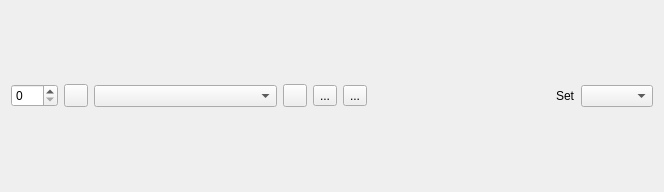
<?xml version="1.0" encoding="UTF-8"?>
<ui version="4.0">
 <class>ConfHeader</class>
 <widget class="QWidget" name="ConfHeader">
  <property name="geometry">
   <rect>
    <x>0</x>
    <y>0</y>
    <width>664</width>
    <height>192</height>
   </rect>
  </property>
  <property name="windowTitle">
   <string>Form</string>
  </property>
  <layout class="QHBoxLayout" name="horizontalLayout">
   <item>
    <widget class="QSpinBox" name="id_spinBox">
     <property name="maximum">
      <number>255</number>
     </property>
    </widget>
   </item>
   <item>
    <widget class="QToolButton" name="color_button">
     <property name="styleSheet">
      <string notr="true"/>
     </property>
     <property name="text">
      <string/>
     </property>
    </widget>
   </item>
   <item>
    <widget class="QComboBox" name="ac_combo">
     <property name="sizePolicy">
      <sizepolicy hsizetype="MinimumExpanding" vsizetype="Fixed">
       <horstretch>0</horstretch>
       <verstretch>0</verstretch>
      </sizepolicy>
     </property>
     <property name="editable">
      <bool>false</bool>
     </property>
    </widget>
   </item>
   <item>
    <widget class="QToolButton" name="menu_button">
     <property name="contextMenuPolicy">
      <enum>Qt::ActionsContextMenu</enum>
     </property>
     <property name="text">
      <string/>
     </property>
     <property name="icon">
      <iconset theme="emblem-system">
       <normaloff>.</normaloff>.</iconset>
     </property>
    </widget>
   </item>
   <item>
    <widget class="QToolButton" name="refresh_button">
     <property name="toolTip">
      <string>refresh Aircraft</string>
     </property>
     <property name="text">
      <string>...</string>
     </property>
     <property name="icon">
      <iconset theme="view-refresh">
       <normaloff>.</normaloff>.</iconset>
     </property>
    </widget>
   </item>
   <item>
    <widget class="QToolButton" name="save_button">
     <property name="toolTip">
      <string>save conf</string>
     </property>
     <property name="text">
      <string>...</string>
     </property>
     <property name="icon">
      <iconset theme="document-save"/>
     </property>
    </widget>
   </item>
   <item>
    <spacer name="horizontalSpacer">
     <property name="orientation">
      <enum>Qt::Horizontal</enum>
     </property>
     <property name="sizeHint" stdset="0">
      <size>
       <width>40</width>
       <height>20</height>
      </size>
     </property>
    </spacer>
   </item>
   <item>
    <widget class="QLabel" name="label_4">
     <property name="text">
      <string>Set</string>
     </property>
    </widget>
   </item>
   <item>
    <widget class="QComboBox" name="set_combo"/>
   </item>
  </layout>
  <action name="new_ac_action">
   <property name="icon">
    <iconset theme="document-new">
     <normaloff>.</normaloff>.</iconset>
   </property>
   <property name="text">
    <string>New AC</string>
   </property>
  </action>
  <action name="remove_ac_action">
   <property name="icon">
    <iconset theme="edit-delete">
     <normaloff>.</normaloff>.</iconset>
   </property>
   <property name="text">
    <string>Remove</string>
   </property>
  </action>
  <action name="duplicate_action">
   <property name="icon">
    <iconset theme="edit-copy">
     <normaloff>.</normaloff>.</iconset>
   </property>
   <property name="text">
    <string>Duplicate</string>
   </property>
  </action>
  <action name="rename_action">
   <property name="icon">
    <iconset theme="format-text-italic"/>
   </property>
   <property name="text">
    <string>Rename</string>
   </property>
  </action>
 </widget>
 <resources/>
 <connections>
  <connection>
   <sender>menu_button</sender>
   <signal>clicked()</signal>
   <receiver>menu_button</receiver>
   <slot>showMenu()</slot>
   <hints>
    <hint type="sourcelabel">
     <x>302</x>
     <y>95</y>
    </hint>
    <hint type="destinationlabel">
     <x>302</x>
     <y>95</y>
    </hint>
   </hints>
  </connection>
 </connections>
</ui>
